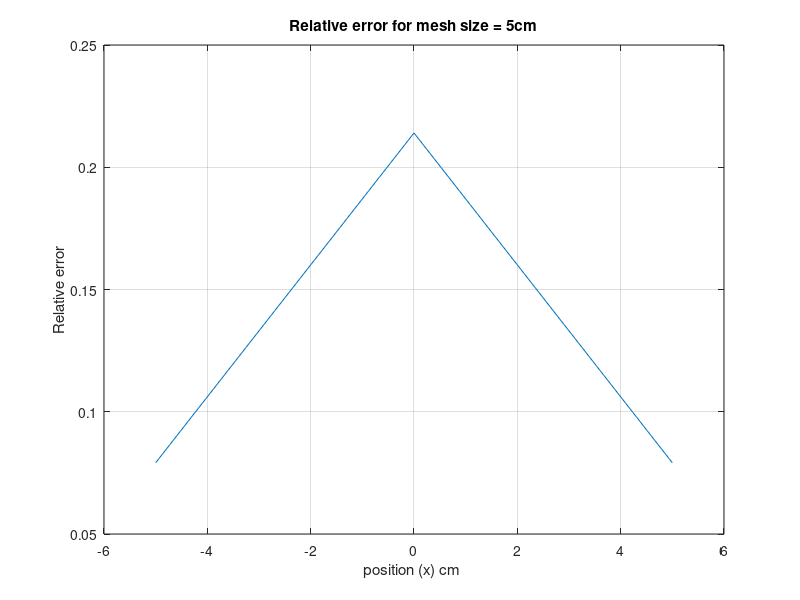

Write the MATLAB code that produced this figure.
% 1D diffusion solution for slab geometry using FDM

%values
a=5;
D=1;
Sa=0.2;
h=input("Enter the value of mesh length: ");

%generating the matrix
x=-5:h:5;
m=length(x);
A = zeros(m,m);
for i=2:m-1
    A(i,i-1)=-D/h^2;
    A(i,i)=Sa+2*D/h^2;
    A(i,i+1)=-D/h^2;
end
A(1,1)=Sa+2*D/h^2;
A(1,2)=-D/h^2;
A(end,end-1)=-D/h^2;
A(end,end)=Sa+2*D/h^2;
Q=(10)*ones(m,1);

%Numerical solution
f=zeros(m,1);
f=A\Q;

%analytical solution
y=-5.28354*(exp(sqrt(Sa)*x))-5.28354*(exp(-sqrt(Sa)*x))+50;

%plot of numerical and analytical solution in the same curve
plot(x,y,'r')
hold on
plot(x,f,'b')
title(['flux vs postion for mesh size = ', num2str(h) , 'cm'] )
xlabel('position (x) cm ')
ylabel('flux(# cm^-2)')
legend('Analytical','Numerical')
grid on
hold off

%plot of relative error
plot(x,abs(f-y)/y)
title(['Relative error for mesh size = ', num2str(h) , 'cm'] )
xlabel('position (x) cm ')
ylabel('Relative error')
grid on
